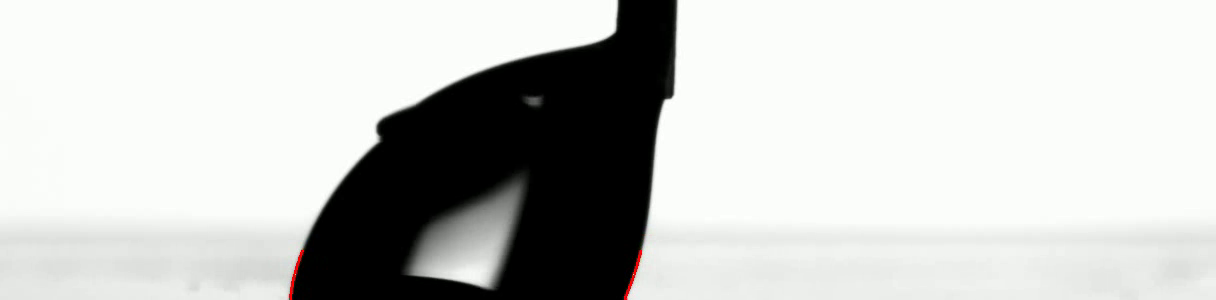
#> input picture frame 3 of video.MP4, 1216 x 300 px, given in place of 5 pass.avi, which was not available
$ jupyter execute Drop-Surface-Temporal-Profiling.ipynb   (shell and % lines are left out)
#> lines starting #> are read from the running program, lines starting #| are printed output that depends on the picture; pictures that were not available may be replaced by others from this repository, and a replacement may not be noted
[cell 1]
#Import libraries
import glob,os
import matplotlib.pyplot as plt
import cv2
import shutil
import numpy as np
from scipy.optimize import curve_fit
import natsort
from numpy import arange, array, arctan,pi, median

[cell 2]
#Answer This Question
HowManyFramesPerSecond=120
#What is the file address
ad=r"C:\Users\shumalys\Python\ML\Chirag\Forward"
#What is the file name
vidcap = cv2.VideoCapture(ad+"\\"+'5 pass.avi')

[cell 3]
#Adjust Image Size (just for plotting)
plt.rcParams["figure.figsize"] = (15,10)

[cell 4]
#Import updateXY Function
# [100 lines left out: functions updateXY, IncreaseRes2, not called in this run]
#Line equation
def objective(x, a, b):
    return a *x + b

[cell 5]
#After converting video to frames, delete frames that droplet is moving to left side.
#because just right side movement is calculable. in this case i deleted 0 to 81 frames and just remained 82 to 459

[cell 6]
#Convert Video to Frames
#For chirag: if you did it once, please skip this cell for next time
SelectingRate=1
success,image = vidcap.read()
#> image is the input picture: shape (300, 1216, 3); mean B, G, R 198, 200.5, 199
count=-1
Num=0
NewFolder=ad+"\\"+"Frames"
try:
    os.makedirs(NewFolder)
except:
    shutil.rmtree(NewFolder)
    os.makedirs(NewFolder)
NewFolder=ad+"\\"+"Frames"
print('Frame Selecting+++++++++++++++++++++++++++++++++++++++++++++++++',end='\n')
while True:
    count += 1
    success,image = vidcap.read()
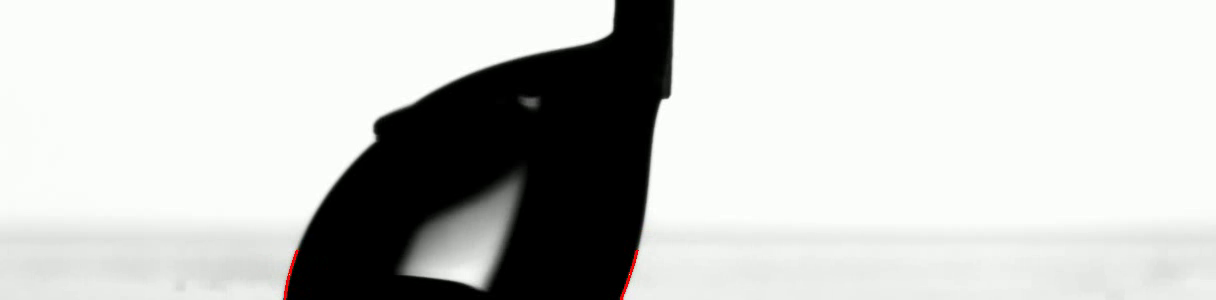
#> input picture frame 4 of video.MP4, 1216 x 300 px, given in place of 5 pass.avi, which was not available
#> image is the input picture: shape (300, 1216, 3); mean B, G, R 197.9, 200.4, 198.9
    if count%SelectingRate!=0:
        continue
    try:
        Num+=1
        print(Num,':',count,end=' __ ')
        image=cv2.flip(image,1)
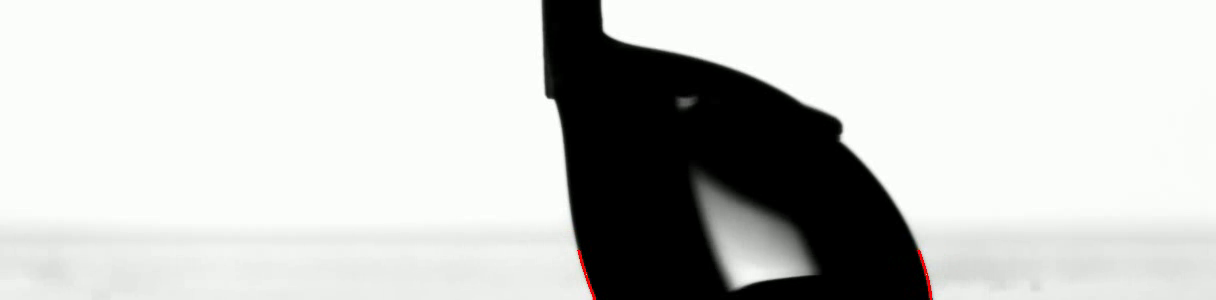
#> image: shape (300, 1216, 3); mean B, G, R 197.9, 200.4, 198.9
        cv2.imwrite(NewFolder+"\\"+"%d.tiff" % count, image)
    except:
        break

$ run again, starting later in the video
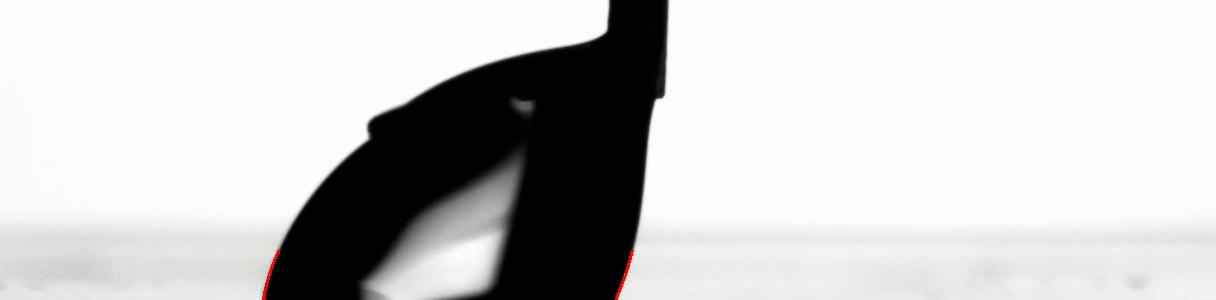
#> input picture frame 17 of video.MP4, 1216 x 300 px, given in place of 5 pass.avi, which was not available
#> image is the input picture: shape (300, 1216, 3); mean B, G, R 199, 201.6, 200.1
#> `image=cv2.flip(image,1)`:
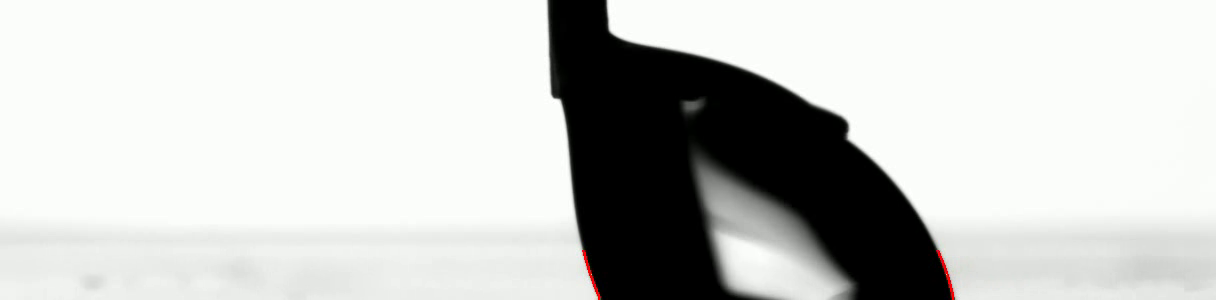
#> image: shape (300, 1216, 3); mean B, G, R 199, 201.6, 200.1
